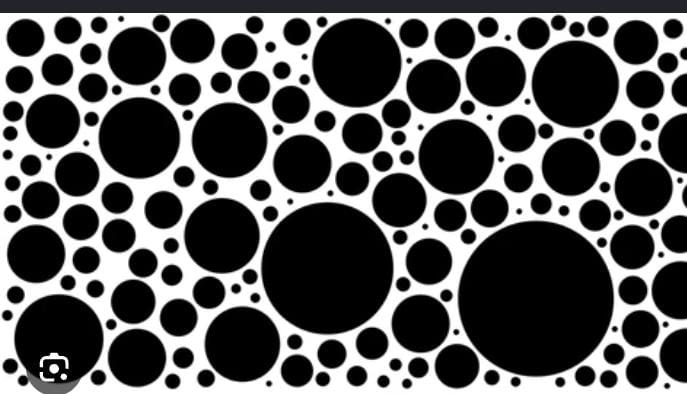
#> input picture contour/image.jpeg, 687 x 394 px
$ python contour.py
#> lines starting #> are read from the running program, lines starting #| are printed output that depends on the picture; after the words box and inside, x2 and y2 are one past the last pixel; in counts of white or black regions, pixels touching at a corner belong together
import cv2
import numpy as np

# Load image
image = cv2.imread('image.jpeg')
#> image is the input picture: shape (394, 687, 3); mean B, G, R 89.4, 89.2, 89.2

if image is None:
    print("Error: Could not load image.")
    exit()

# Step 1: Convert to Grayscale
gray = cv2.cvtColor(image, cv2.COLOR_BGR2GRAY)

# Step 2: Binary Thresholding (Invert so black circles become white shapes)
_, thresh = cv2.threshold(gray, 200, 255, cv2.THRESH_BINARY_INV)
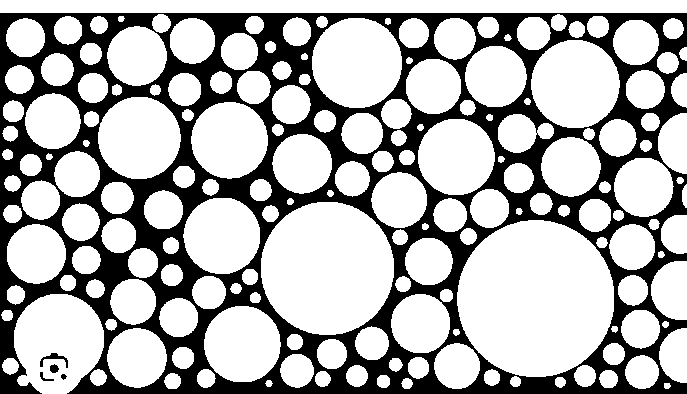
#> thresh: shape (394, 687); 69.2% white; 5 black regions

# Step 3: Find external contours of all shapes
contours, _ = cv2.findContours(thresh, cv2.RETR_EXTERNAL, cv2.CHAIN_APPROX_SIMPLE)
#> contours = 172 contours; largest, box (x1, y1, x2, y2) and area: (457, 220, 614, 377) 19190, (261, 202, 394, 335) 13810, (0, 0, 687, 13) 8232, (14, 294, 104, 394) 6902, (312, 18, 402, 108) 6295

# Step 4: Define minimum area threshold to isolate only the big circles
# Adjust this value higher/lower depending on how big a circle needs to be
min_circle_area = 2500

count = 0
print("--- Large Circles Detected ---")

for contour in contours:
    area = cv2.contourArea(contour)
    perimeter = cv2.arcLength(contour, True)

    # Calculate circularity: 4 * pi * area / (perimeter^2)
    # A perfect circle equals 1.0
    circularity = (4 * np.pi * area) / (perimeter ** 2) if perimeter > 0 else 0

    # Filter for large size AND true circular shapes
    if area > min_circle_area and circularity > 0.7:
        count += 1

        # Get exact minimum enclosing circle
        (x, y), radius = cv2.minEnclosingCircle(contour)
        center = (int(x), int(y))
        radius = int(radius)

        # Get bounding box coordinates for object detection output
        bx, by, bw, bh = cv2.boundingRect(contour)

        print(f"Big Circle #{count} -> Center: {center}, Radius: {radius}, Bounding Box: [X1:{bx}, Y1:{by}, X2:{bx+bw}, Y2:{by+bh}]")

        # Draw red bounding circle outline
        cv2.circle(image, center, radius, (0, 0, 255), 3)

        # Draw center red dot
        cv2.circle(image, center, 4, (0, 0, 255), -1)
#> this loop made 172 passes
#> (area, perimeter, circularity, x, y, radius, center, bx) on passes 27, 34, 36, 37, 60, 62, 72, 76, 93, 103, 104, 111: (2707, 196.2, 0.884, 136.5, 357.4, 29, (136, 357), 107), (4518.5, 251, 0.901, 241.9, 343.6, 38, (241, 343), 204), (2691, 194.5, 0.894, 420.1, 323.3, 29, (420, 323), 391), (6901.5, 337.5, 0.762, 54.5, 345, 52, (54, 345), 14), (2701.5, 194.8, 0.895, 35.69, 253.5, 29, (35, 253), 7), (19189.5, 519.1, 0.895, 535.5, 298.2, 78, (535, 298), 457), (13810.5, 439.5, 0.898, 326.9, 267.9, 66, (326, 267), 261), (4520, 251.6, 0.897, 221.5, 235.3, 38, (221, 235), 183), (2693.5, 195.9, 0.882, 643.2, 186.7, 29, (643, 186), 614), (2702, 196.2, 0.882, 570.3, 166.3, 29, (570, 166), 541), (2707.5, 195.6, 0.889, 301.9, 163.3, 29, (301, 163), 272), (4519.5, 251, 0.901, 455.8, 156.6, 38, (455, 156), 418)
#> (area, perimeter, circularity) on passes 1 to 6: (26, 19.66, 0.846), (30, 21.31, 0.83), (83, 34.97, 0.853), (80.5, 33.56, 0.898), (79.5, 33.56, 0.887), (125, 40.97, 0.936)
#| Big Circle #1 -> Center: (136, 357), Radius: 29, Bounding Box: [X1:107, Y1:328, X2:167, Y2:388]
#| Big Circle #2 -> Center: (241, 343), Radius: 38, Bounding Box: [X1:204, Y1:306, X2:281, Y2:382]
#| Big Circle #3 -> Center: (420, 323), Radius: 29, Bounding Box: [X1:391, Y1:294, X2:450, Y2:353]
#| Big Circle #4 -> Center: (54, 345), Radius: 52, Bounding Box: [X1:14, Y1:294, X2:104, Y2:394]
#| Big Circle #5 -> Center: (35, 253), Radius: 29, Bounding Box: [X1:7, Y1:224, X2:66, Y2:284]
#| Big Circle #6 -> Center: (535, 298), Radius: 78, Bounding Box: [X1:457, Y1:220, X2:614, Y2:377]
#| Big Circle #7 -> Center: (326, 267), Radius: 66, Bounding Box: [X1:261, Y1:202, X2:394, Y2:335]
#| Big Circle #8 -> Center: (221, 235), Radius: 38, Bounding Box: [X1:183, Y1:198, X2:260, Y2:274]
#> (further printed lines are left out)
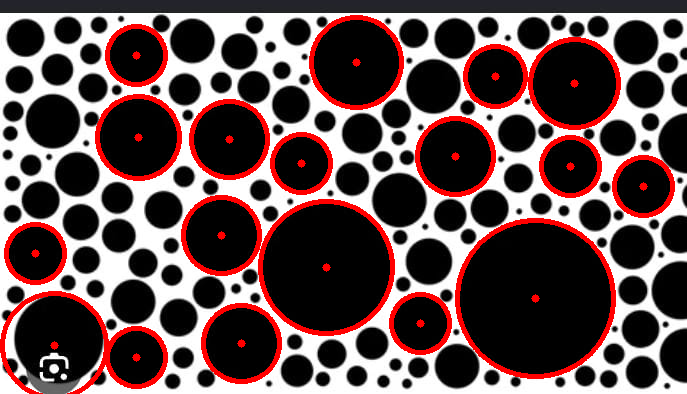
#> image: shape (394, 687, 3); 8.53% of pixels changed, all inside (x1, y1, x2, y2) = (0, 15, 675, 394)
#> after the loop, count = 18

print(f"\nTotal Big Circles Found: {count}")
#| Total Big Circles Found: 18

# Save and display output
cv2.imwrite('big_circles_detected.jpg', image)
cv2.imshow("Detected Big Circles", image)
cv2.waitKey(0)
cv2.destroyAllWindows()
